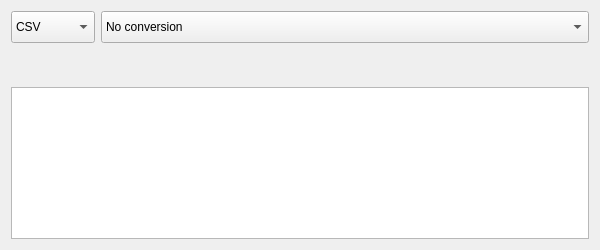
<?xml version="1.0" encoding="UTF-8"?>
<ui version="4.0">
 <class>GeometryExporterDialogBase</class>
 <widget class="QDialog" name="GeometryExporterDialogBase">
  <property name="geometry">
   <rect>
    <x>0</x>
    <y>0</y>
    <width>600</width>
    <height>250</height>
   </rect>
  </property>
  <property name="windowTitle">
   <string>Geometry Exporter</string>
  </property>
  <layout class="QVBoxLayout" name="verticalLayout_2">
   <item>
    <layout class="QHBoxLayout" name="horizontalLayout">
     <property name="topMargin">
      <number>0</number>
     </property>
     <item>
      <widget class="QComboBox" name="cmbFormat">
       <property name="sizePolicy">
        <sizepolicy hsizetype="Fixed" vsizetype="Preferred">
         <horstretch>0</horstretch>
         <verstretch>0</verstretch>
        </sizepolicy>
       </property>
       <property name="minimumSize">
        <size>
         <width>0</width>
         <height>32</height>
        </size>
       </property>
       <property name="maximumSize">
        <size>
         <width>16777215</width>
         <height>32</height>
        </size>
       </property>
       <property name="currentIndex">
        <number>2</number>
       </property>
       <item>
        <property name="text">
         <string>WKT</string>
        </property>
       </item>
       <item>
        <property name="text">
         <string>EWKT</string>
        </property>
       </item>
       <item>
        <property name="text">
         <string>CSV</string>
        </property>
       </item>
       <item>
        <property name="text">
         <string>GeoJSON</string>
        </property>
       </item>
       <item>
        <property name="text">
         <string>GML 2</string>
        </property>
       </item>
       <item>
        <property name="text">
         <string>GML 3</string>
        </property>
       </item>
       <item>
        <property name="text">
         <string>KML</string>
        </property>
       </item>
      </widget>
     </item>
     <item>
      <widget class="QComboBox" name="cmbConversion">
       <property name="sizePolicy">
        <sizepolicy hsizetype="Preferred" vsizetype="Preferred">
         <horstretch>0</horstretch>
         <verstretch>0</verstretch>
        </sizepolicy>
       </property>
       <property name="minimumSize">
        <size>
         <width>0</width>
         <height>32</height>
        </size>
       </property>
       <property name="maximumSize">
        <size>
         <width>16777215</width>
         <height>32</height>
        </size>
       </property>
       <property name="baseSize">
        <size>
         <width>0</width>
         <height>0</height>
        </size>
       </property>
       <property name="layoutDirection">
        <enum>Qt::LeftToRight</enum>
       </property>
       <item>
        <property name="text">
         <string>No conversion</string>
        </property>
       </item>
       <item>
        <property name="text">
         <string>Envelope</string>
        </property>
       </item>
       <item>
        <property name="text">
         <string>Centroid</string>
        </property>
       </item>
       <item>
        <property name="text">
         <string>ConvexHull</string>
        </property>
       </item>
       <item>
        <property name="text">
         <string>Boundary</string>
        </property>
       </item>
      </widget>
     </item>
    </layout>
   </item>
   <item>
    <layout class="QHBoxLayout" name="horizontalLayout_2">
     <property name="topMargin">
      <number>0</number>
     </property>
     <item>
      <widget class="QgsProjectionSelectionWidget" name="proj">
       <property name="sizePolicy">
        <sizepolicy hsizetype="Expanding" vsizetype="Preferred">
         <horstretch>0</horstretch>
         <verstretch>0</verstretch>
        </sizepolicy>
       </property>
       <property name="minimumSize">
        <size>
         <width>0</width>
         <height>32</height>
        </size>
       </property>
       <property name="maximumSize">
        <size>
         <width>16777215</width>
         <height>32</height>
        </size>
       </property>
      </widget>
     </item>
     <item>
      <widget class="QPushButton" name="btnCopy">
       <property name="sizePolicy">
        <sizepolicy hsizetype="Preferred" vsizetype="Preferred">
         <horstretch>0</horstretch>
         <verstretch>0</verstretch>
        </sizepolicy>
       </property>
       <property name="minimumSize">
        <size>
         <width>32</width>
         <height>32</height>
        </size>
       </property>
       <property name="maximumSize">
        <size>
         <width>32</width>
         <height>32</height>
        </size>
       </property>
       <property name="sizeIncrement">
        <size>
         <width>0</width>
         <height>0</height>
        </size>
       </property>
       <property name="baseSize">
        <size>
         <width>0</width>
         <height>0</height>
        </size>
       </property>
       <property name="focusPolicy">
        <enum>Qt::NoFocus</enum>
       </property>
       <property name="contextMenuPolicy">
        <enum>Qt::DefaultContextMenu</enum>
       </property>
       <property name="toolTip">
        <string>Copy to clipboard</string>
       </property>
       <property name="text">
        <string notr="true"/>
       </property>
       <property name="icon">
        <iconset>
         <normaloff>:/plugins/GeometryExporter/icons/copy.png</normaloff>:/plugins/GeometryExporter/icons/copy.png</iconset>
       </property>
       <property name="autoDefault">
        <bool>false</bool>
       </property>
       <property name="default">
        <bool>false</bool>
       </property>
       <property name="flat">
        <bool>true</bool>
       </property>
      </widget>
     </item>
    </layout>
   </item>
   <item>
    <widget class="QTextBrowser" name="txtGeometryExport"/>
   </item>
  </layout>
 </widget>
 <customwidgets>
  <customwidget>
   <class>QgsProjectionSelectionWidget</class>
   <extends>QWidget</extends>
   <header>qgsprojectionselectionwidget.h</header>
  </customwidget>
 </customwidgets>
 <resources/>
 <connections/>
</ui>
